Frame 1 (no input): blank canvas, image omitted
Frame 60 (the mouse pressed at the canvas centre just before this capture): blank canvas, image omitted
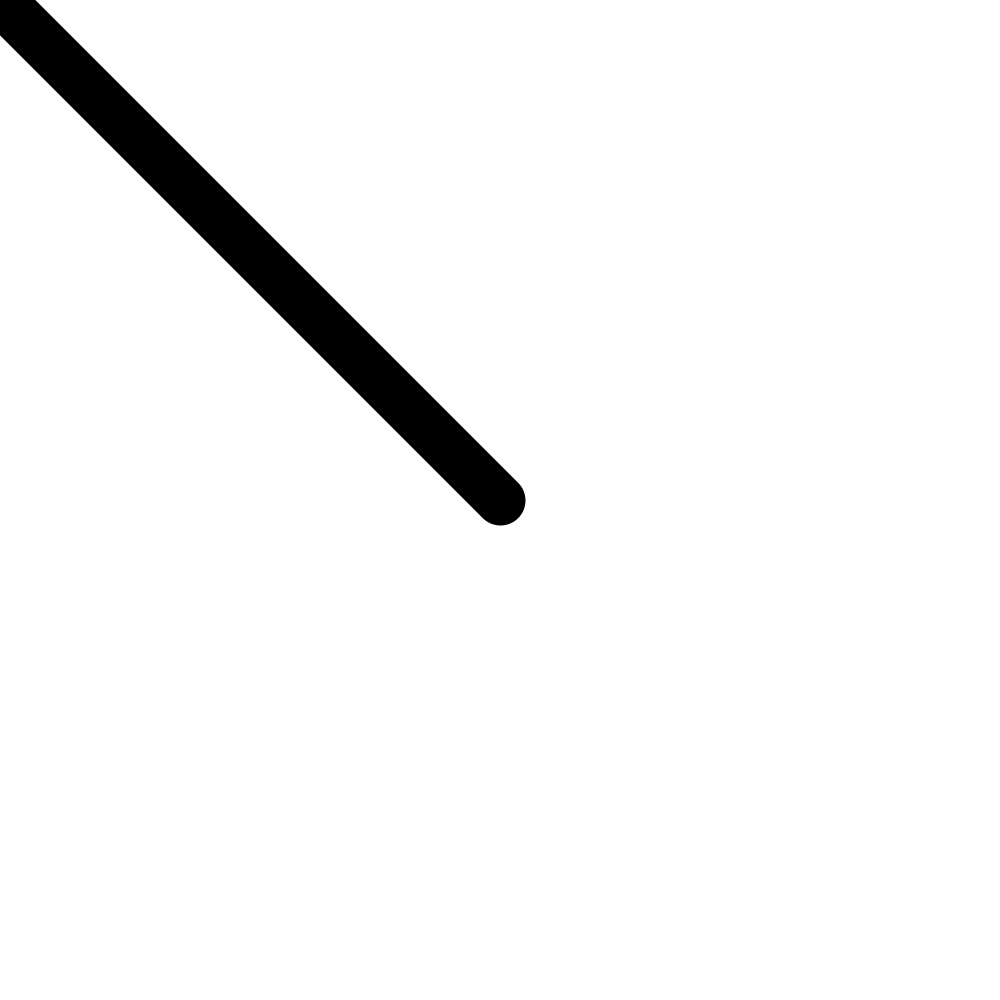
Frame 120 (the mouse held since frame 60 and released just before this capture)

The Processing sketch whose frames 1 and 60 were blank and that drew this single picture after the mouse press (run headless with seeded random() and noise(); from frame 60 on, the mouse is pressed at the canvas centre):

// Processing sketch: wacom
// ── wacom.pde
void setup()
{
  size(1000,1000);
  background(255);
  smooth(3);
  frameRate(60);

}

void draw()
{
  
  int z = mouseX-pmouseX;
  z = abs(z);
  if(z>50)
{
  z=50;
}
  stroke(0);
  strokeWeight(z);
  line(pmouseX,pmouseY,mouseX,mouseY);


}
